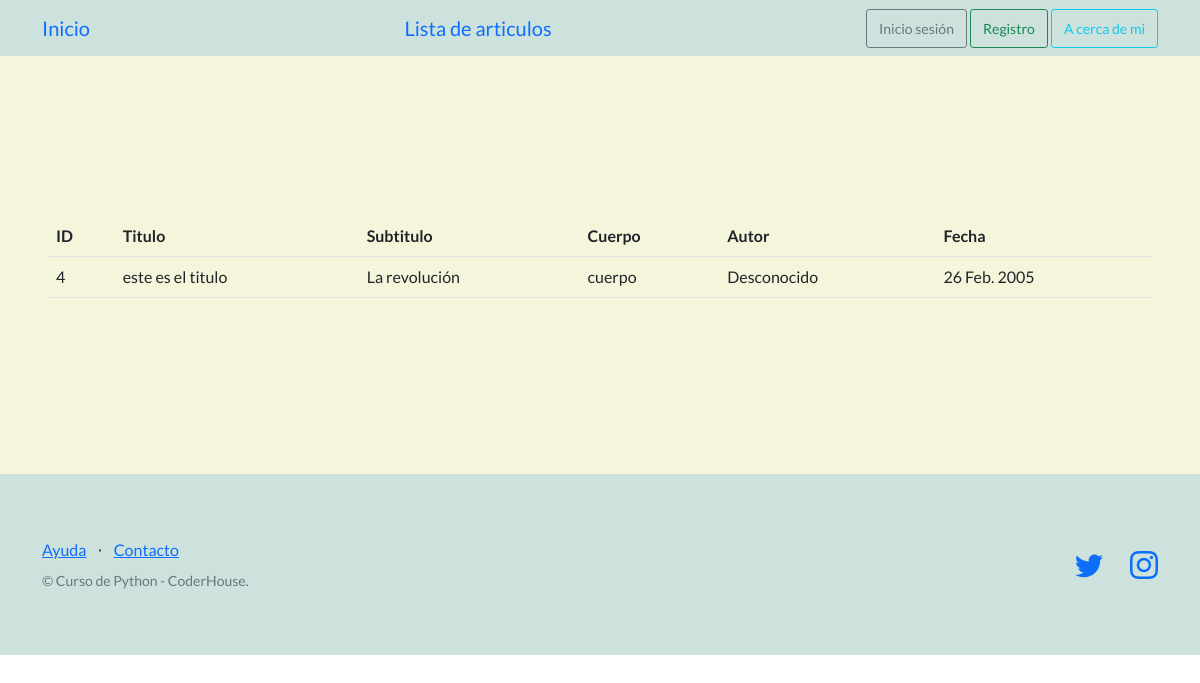
Screenshot of /info/detalleArticulos/4 with the database file from the repository.
### articulos/models.py (models this page shows, shortened)
class Articulo(models.Model):
    titulo = models.CharField(max_length=164)
    subtitulo = models.CharField(max_length=164)
    cuerpo = models.CharField(max_length=254)
    autor = models.CharField(max_length=164)
    fecha = models.DateField()
    creador = models.ForeignKey(User, on_delete=models.SET_NULL, null=True)

### articulos/views.py (the view)
# urls.py: path('detalleArticulos/<int:id>', detalle_articulo, name="detalle_articulos"),
def detalle_articulo(request, id):
    articulo = Articulo.objects.get(id=id)
    return render(request, 'articulos/detalle_articulo.html', {'articulo': articulo})

### articulos/templates/articulos/detalle_articulo.html (shortened to what this page needs)
{% extends "articulos/base.html" %}
{% block contenido %}
<br>
<br>
<br>
<br>
<section>
    <table class="table">
        <tbody>
            <tr>
                <th>ID</th>
                <th>Titulo</th>
                <th>Subtitulo</th>
                <th>Cuerpo</th>
                <th>Autor</th>
                <th>Fecha</th>
            </tr>
            <tr>
                <td>{{ articulo.id }}</td>
                <td>{{ articulo.titulo }}</td>
                <td>{{ articulo.subtitulo }}</td>
                <td>{{ articulo.cuerpo }}</td>
                <td>{{ articulo.autor }}</td>
                <td>{{ articulo.fecha }}</td>
            </tr>
        </tbody>
    </table>
</section>
<br>
<br>
<br>
<br>
{% endblock contenido %}

### rows the page displays
Articulo: id "4", titulo "este es el titulo", subtitulo "La revolución", cuerpo "cuerpo", autor "Desconocido", fecha "26 Feb. 2005"
